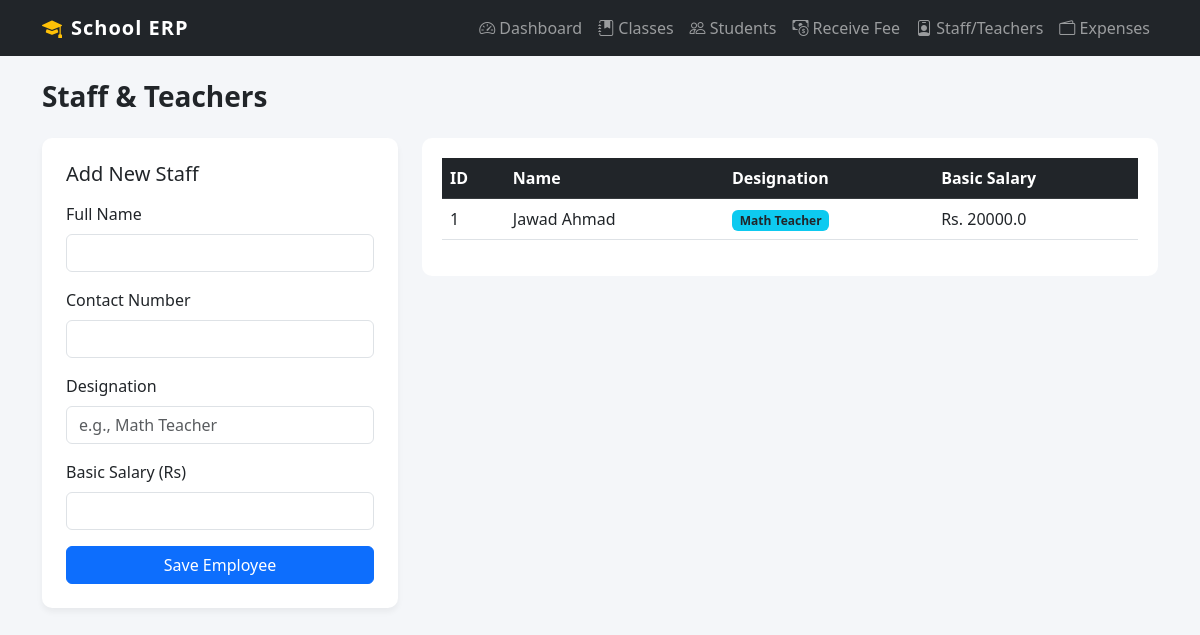
Screenshot of /employees-page with the database file from the repository.
### model.py (models this page shows)
class Employee(Base):
    __tablename__ = "employees"
    id = Column(Integer, primary_key=True, index=True)
    name = Column(String)
    contact_number = Column(String)
    designation = Column(String)
    basic_salary = Column(Float)
    joining_date = Column(Date, default=datetime.date.today)

### main.py (the view)
@app.get("/employees-page")
def employees_page(request: Request, db: Session = Depends(get_db)):
    return templates.TemplateResponse("employees.html", {"request": request, "employees": db.query(model.Employee).all()})

### templates/employees.html (shortened to what this page needs)
{% extends "base.html" %}
{% block content %}
<h3 class="fw-bold mb-4">Staff & Teachers</h3>
<div class="row">
    <div class="col-md-4 mb-4">
        <div class="card p-4">
            <h5 class="mb-3">Add New Staff</h5>
            <form action="/submit-employee" method="POST">
                <div class="mb-3">
                    <label class="form-label">Full Name</label>
                    <input type="text" name="name" class="form-control" required>
                </div>
                <div class="mb-3">
                    <label class="form-label">Contact Number</label>
                    <input type="text" name="contact_number" class="form-control" required>
                </div>
                <div class="mb-3">
                    <label class="form-label">Designation</label>
                    <input type="text" name="designation" class="form-control" placeholder="e.g., Math Teacher" required>
                </div>
                <div class="mb-3">
                    <label class="form-label">Basic Salary (Rs)</label>
                    <input type="number" name="basic_salary" class="form-control" required>
                </div>
                <button type="submit" class="btn btn-primary w-100">Save Employee</button>
            </form>
        </div>
    </div>
    <div class="col-md-8">
        <div class="table-responsive">
            <table class="table table-hover">
                <thead class="table-dark">
                    <tr>
                        <th>ID</th>
                        <th>Name</th>
                        <th>Designation</th>
                        <th>Basic Salary</th>
                    </tr>
                </thead>
                <tbody>
                    {% for emp in employees %}
                    <tr>
                        <td>{{ emp.id }}</td>
                        <td>{{ emp.name }}</td>
                        <td><span class="badge bg-info text-dark">{{ emp.designation }}</span></td>
                        <td>Rs. {{ emp.basic_salary }}</td>
                    </tr>
                    {% else %}
                    <tr><td colspan="4" class="text-center text-muted">No staff added yet.</td></tr>
                    {% endfor %}
                </tbody>
            </table>
        </div>
    </div>
</div>
{% endblock %}

### templates/base.html (style rules this page uses)
body { background-color: #f4f6f9; }
.card { box-shadow: 0 4px 6px rgba(0,0,0,0.05); border: none; border-radius: 10px; }
.table-responsive { background: white; padding: 20px; border-radius: 10px; }

### rows the page displays
Employee: id "1", name "Jawad Ahmad", designation "Math Teacher", basic_salary "20000.0"
